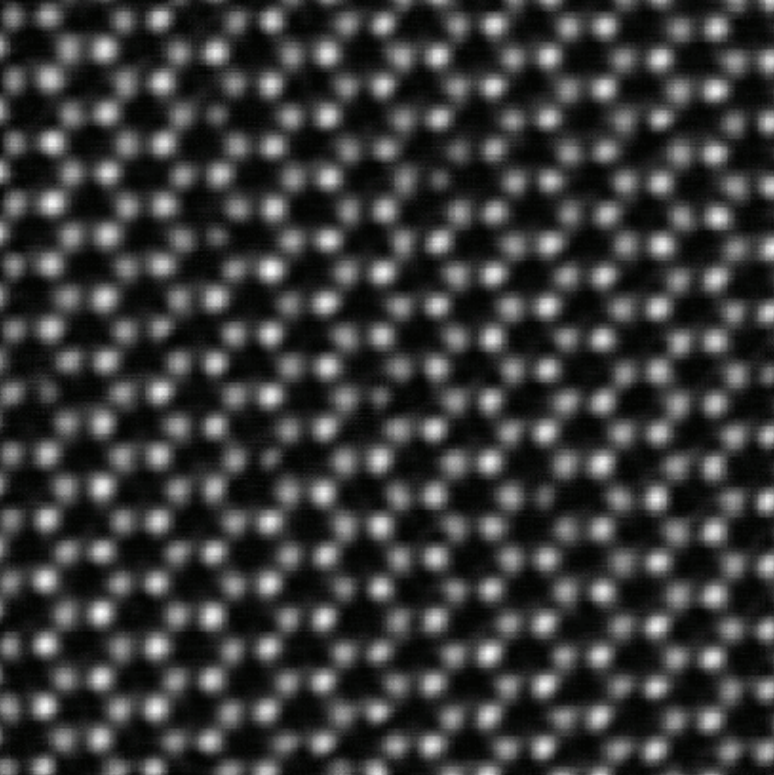
%> input picture ADF.png, 774 x 775 px
$ octave fact_matricial.m   (GNU Octave 9; MATLAB toolbox functions it lacks are replaced by stand-ins)
%> lines starting %> are read from the running program, lines starting %| are printed output that depends on the picture; in (x1, y1, x2, y2) boxes, pixels count from 0 and x2, y2 are one past the last pixel; in counts of white or black regions, pixels touching at a corner belong together; the program's own positions count from 1
### capitulo_2/blobDetector.m
function [x,y] = blobDetector(I, sgm_list, delta, n_suav)
    % Inicializamos el tensor S(x,y,sigma)
    N = length(sgm_list);
    [n,m] = size(I);
    S = zeros(n*n_suav,m*n_suav,N);

    % Inicializamos la figura con la imagen original
    figure(1), clf, subplot(1,N+2,1);
    imagesc(I)
    title("STME img.")
    xlabel("x [px]"), ylabel("y [px]")

    % Generamos grid del filtro
    x = linspace(-m, m, m);
    y = linspace(-n, n, n);
    [xx,yy] = meshgrid(x,y);

    % Generamos grid de suavizado
    xq = linspace(-m, m, m*n_suav);
    yq = linspace(-n, n, n*n_suav);
    [xq,yq] = meshgrid(xq,yq);

    % Bucle para los N sigmas
    for i = 1:N
        sigma = sgm_list(i);

        % Calculamos NLoG y lo convolucionamos
        NLoG = - 1/pi/sigma^2*(1 - (xx.^2 + yy.^2)/2/sigma^2).*exp(- (xx.^2 + yy.^2)/2/sigma^2);
        Iconv = conv2(I,NLoG,"same");

        % Suavizamos el resultado por interpolación
        Iconv_int = griddata(xx,yy,abs(Iconv),xq,yq,"cubic");

        % Almacenamos resultado y mostramos imagen filtrada
        S(:,:,i) = Iconv_int;
        subplot(1,N+2,i+1), imagesc(Iconv), axis off, colormap gray;
        title("$\sigma$ = " + num2str(sigma),'interpreter','latex')
    end

    % Inicializamos la imagen resultado
    subplot(1,N+2,N+2)
    I_res = imresize(I, [n*n_suav, m*n_suav]);
    imagesc(I_res), axis off, colormap gray, hold on;

    % - Buscamos los puntos máximos para el primer sigma -
    i = 1;

    % Imponemos umbral delta
    Z = zeros(size(S(:,:,i)));
    for in = 1:size(S(:,:,i),1)
        for im = 1:size(S(:,:,i),2)
            if S(in,im,i)>delta
               Z(in,im) = S(in,im,i);
            else
               Z(in,im) = 0;
            end
        end
    end

    % Buscamos todos los máximos locales y los marcamos
    isMax = islocalmax(Z,1) & islocalmax(Z,2);
    isMax = imregionalmax(Z);
    [y,x] = find(isMax == 1);

    plot(x,y,'r+', 'MarkerSize', 5, 'LineWidth', 0.1);
    title("Resultado $\sigma$ = " + num2str(sgm_list(i)),'interpreter','latex')
    legend("Puntos de interés")

    % Visualización de Z (interesante para depurar)
    %figure(3), clf;
    %surf(Z);
end

### capitulo_2/fact_matricial.m
%% Importaci髇 y limpiado de la imagen + detecci髇 de blobs
clc, clear, close all;

% Leemos el mapa de bits que sale del microscopio
I = imread('../ADF.png');
%> I is the input picture: size 775x774x3 uint8; mean R, G, B 57.7, 58.2, 57.7
I = double(rgb2gray(I));
%> I: size 775x774 double

% Normalizamos
I = I/max(max(I));

% Limpiamos el ruido de la imagen con FFT
thresh = 0.001;
Yt = fft2(I);
Max = max(max(abs(Yt)));
%> Max = 138243.2
ind = abs(Yt) > thresh*Max;
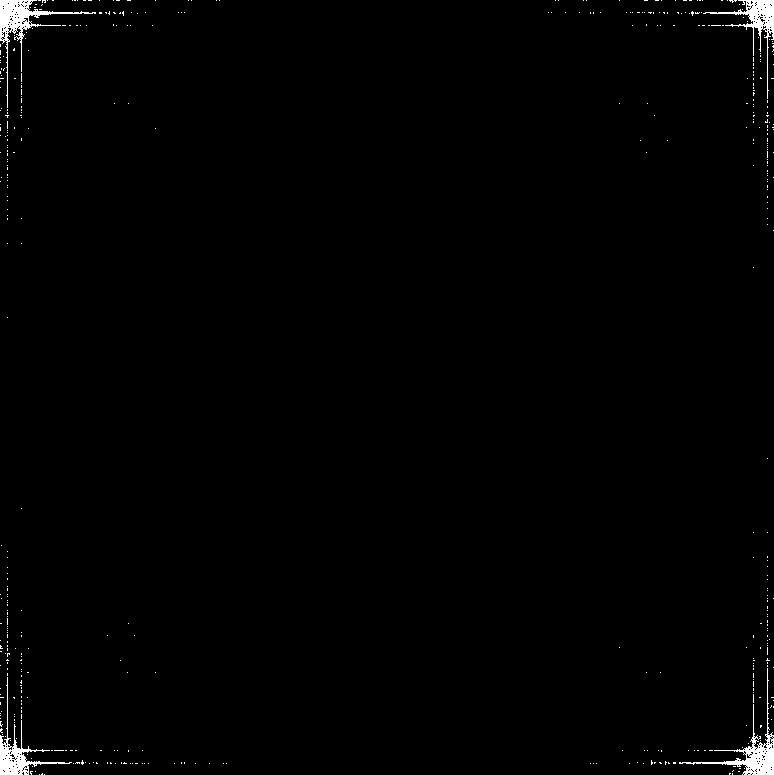
%> ind: size 775x774 logical; 0.92% white; 487 white regions (483 under 20 px), largest, box (x1, y1, x2, y2) and area: (0, 0, 96, 108) 1303, (679, 668, 774, 775) 1226, (703, 0, 774, 99) 1009, (0, 677, 72, 775) 1006
Atlow = single(Yt .* ind);
Ilow = double(ifft2(Atlow));
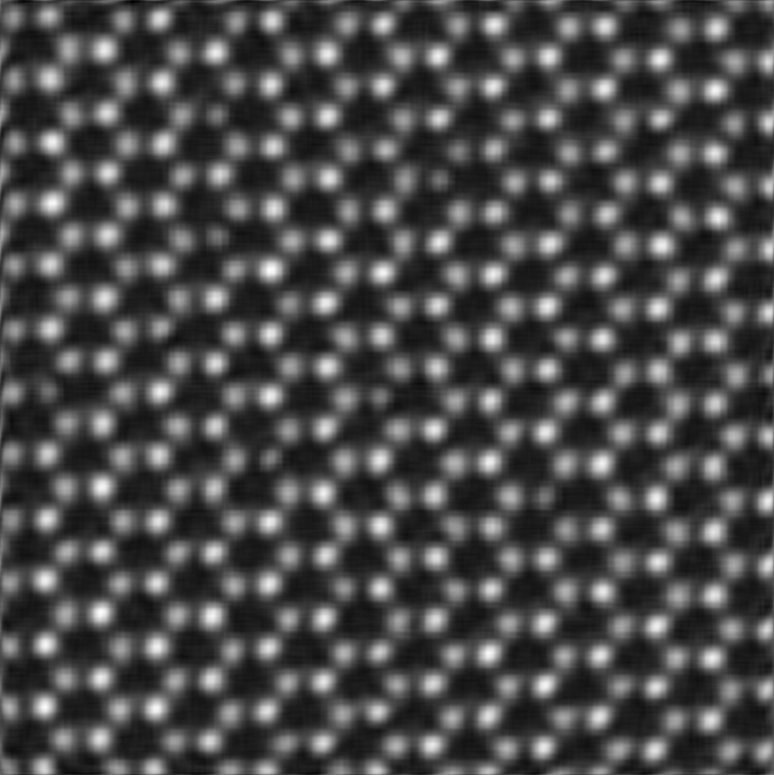
%> Ilow: size 775x774 double; min -0.0795, max 0.98, mean 0.23; drawn with min black and max white

% Detecci髇 de blobs por NLoG
sgm_list = 8;
[x,y] = blobDetector(Ilow,sgm_list,0.028,1);
%> in blobDetector, `ylabel("y [px]")`:
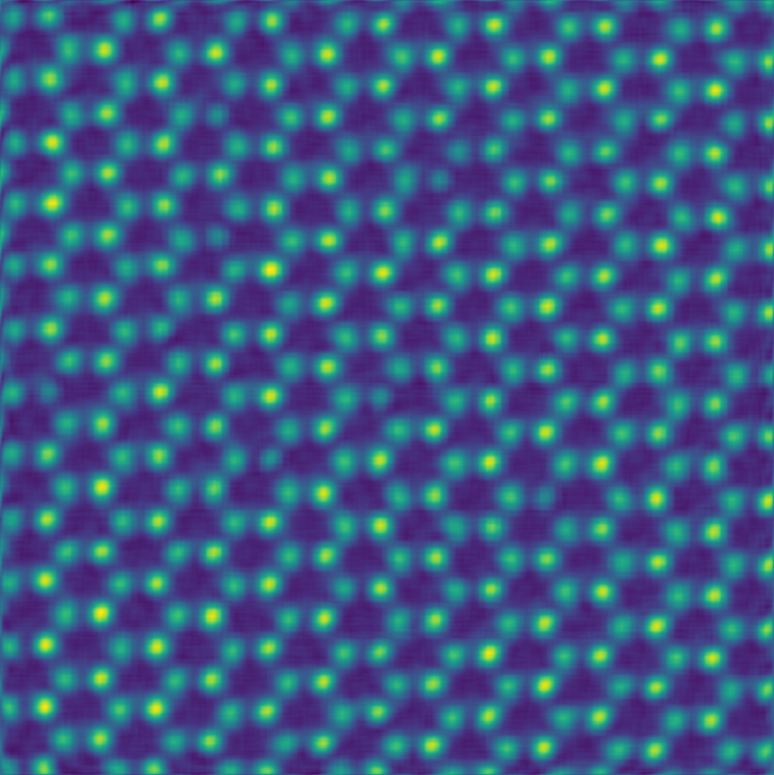
%> displayed picture: size 775x774x3, on the screen's scale of 0 to 255; mean R, G, B 59.4, 89.7, 131
%> the loop in blobDetector, `for i = 1:N` made 1 pass
%> pass 1, in blobDetector, `Iconv = conv2(I,NLoG,"same");`:
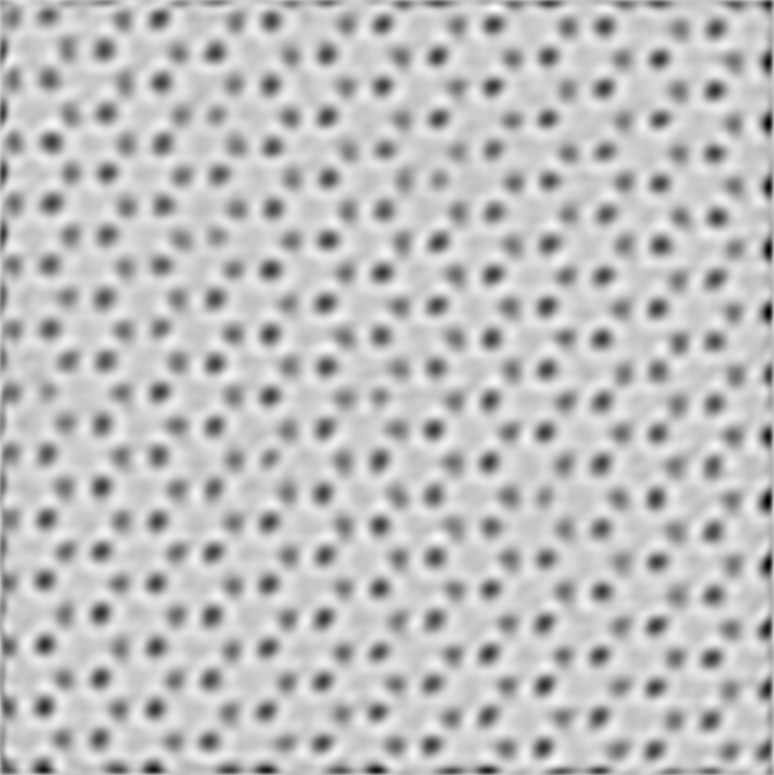
%> Iconv: size 775x774 double; min -0.0866, max 0.0279, mean -0.000506; drawn with min black and max white
%> the run ends on the next line
